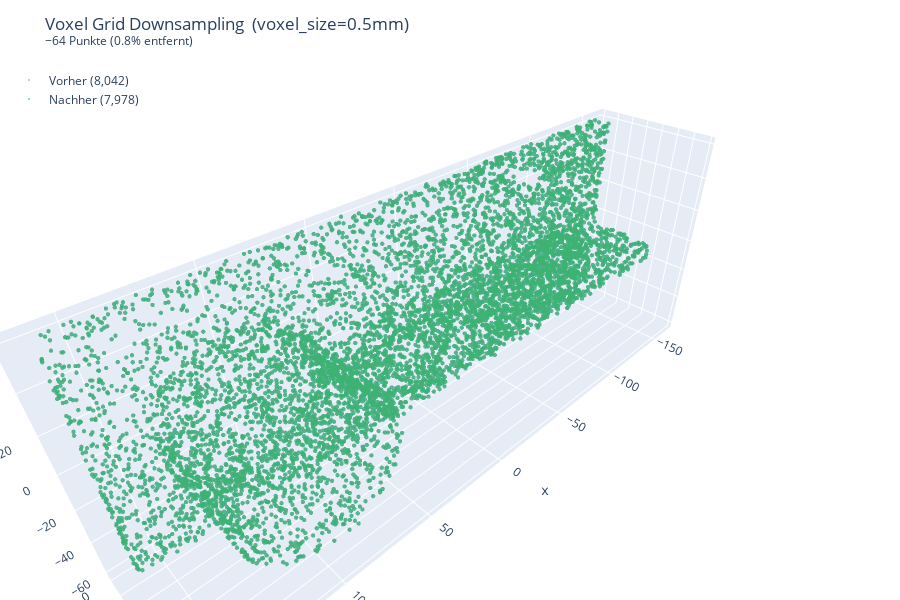

This figure's notebook cell:
### Markdown cell above
### 5.2 – Voxel Grid Downsampling

### Code cell
VOXEL_SIZE = 0.5  # mm

d = VoxelGridDownsampler(voxel_size=VOXEL_SIZE)
pcd_voxel, step_report = d.apply(pcd_stat)

print(f'Vorher:   {step_report.points_before:,} Punkte')
print(f'Nachher:  {step_report.points_after:,} Punkte')
print(f'Entfernt: {step_report.points_removed:,} ({100 - step_report.retention_pct:.1f}% entfernt)')

plot_before_after(pcd_stat, pcd_voxel,
    f'Voxel Grid Downsampling  (voxel_size={VOXEL_SIZE}mm)',
    color_before='steelblue', color_after='mediumseagreen')

### Figure 1 — Plotly figure (JSON) as saved in the notebook; plotly's stock layout.template omitted (floating-point values rounded to 4 significant figures; data arrays with more than 128 entries replaced by an {"elided": "..."} marker saying what was removed)
{"data": [{"marker": {"color": "steelblue", "opacity": 0.5, "size": 1.5}, "mode": "markers", "name": "Vorher (8,042)", "type": "scatter3d", "visible": true, "x": {"elided": "8042 float values"}, "y": {"elided": "8042 float values"}, "z": {"elided": "8042 float values"}}, {"marker": {"color": "mediumseagreen", "opacity": 0.7, "size": 1.5}, "mode": "markers", "name": "Nachher (7,978)", "type": "scatter3d", "visible": true, "x": {"elided": "7978 float values"}, "y": {"elided": "7978 float values"}, "z": {"elided": "7978 float values"}}], "layout": {"height": 600, "legend": {"x": 0.01, "y": 0.99}, "margin": {"b": 0, "l": 0, "r": 0, "t": 60}, "scene": {"aspectmode": "data"}, "title": {"text": "Voxel Grid Downsampling  (voxel_size=0.5mm)<br><sup>−64 Punkte (0.8% entfernt)</sup>"}}}
